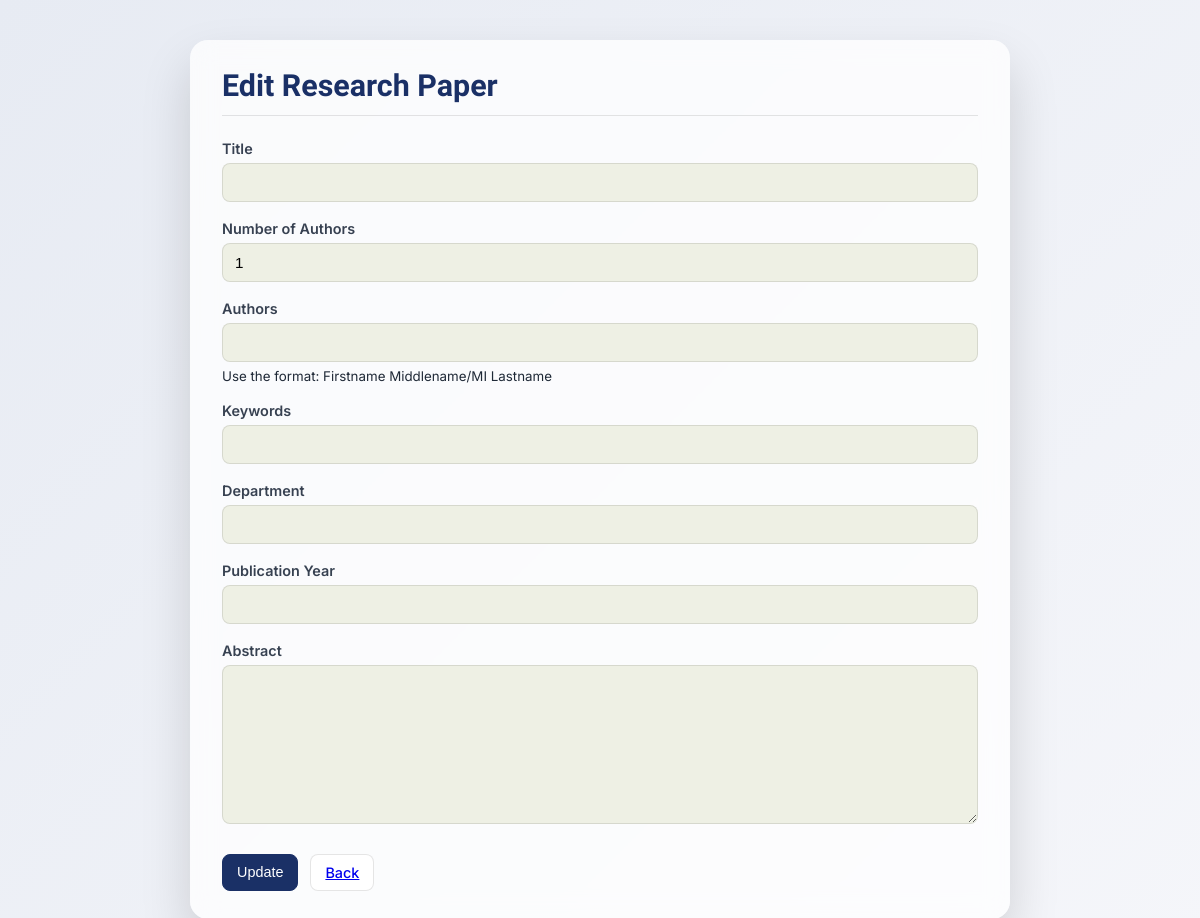
The page /includes/edit.php?id=5 (signed in) on the database as committed earlier.
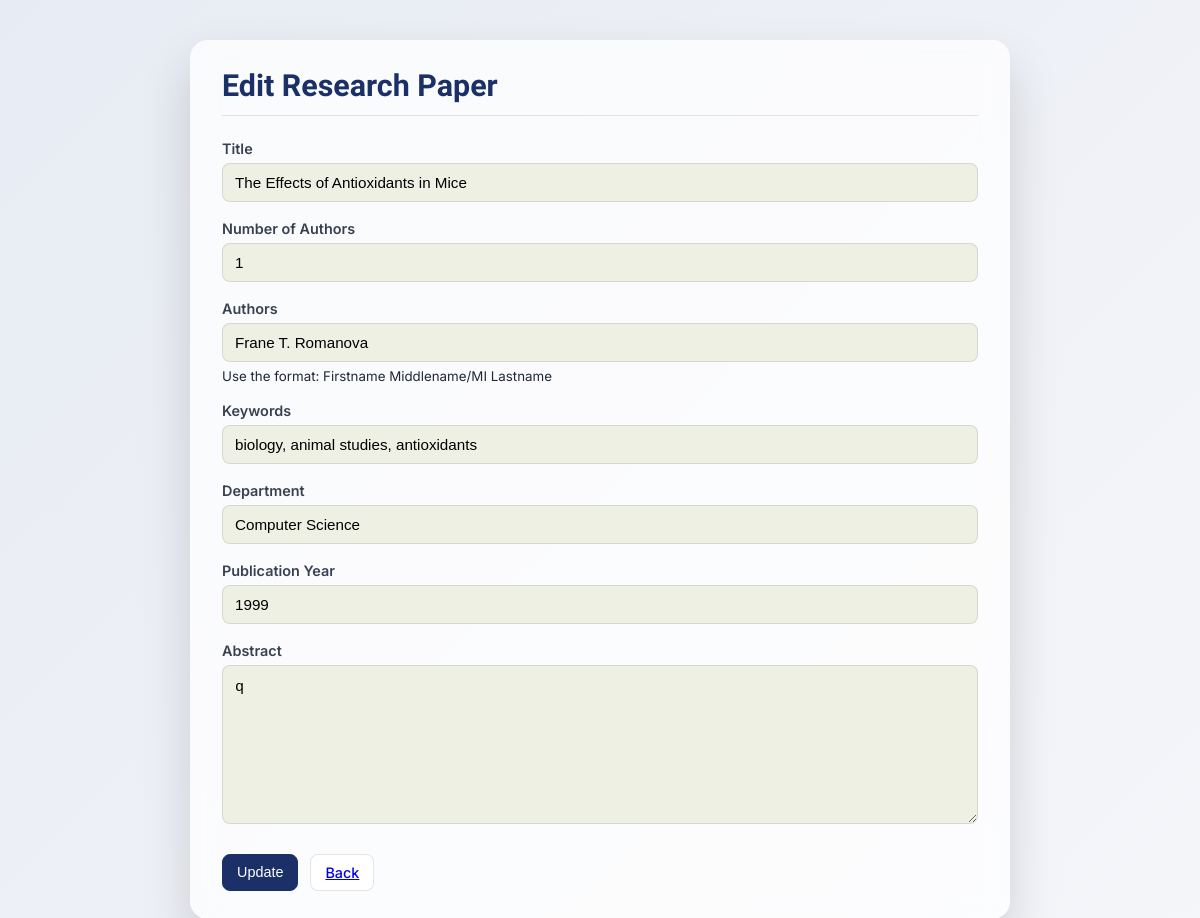
The same page on the database as committed later.
### tables this page shows
CREATE TABLE `papers` (
  `id` bigint(15) UNSIGNED NOT NULL,
  `title` varchar(255) NOT NULL,
  `keywords` varchar(255) NOT NULL,
  `departmentId` bigint(15) UNSIGNED NOT NULL,
  `yearPublished` smallint(5) UNSIGNED NOT NULL,
  `createdAt` datetime NOT NULL DEFAULT current_timestamp(),
  `abstract` text NOT NULL
);

CREATE TABLE `departments` (
  `id` bigint(15) UNSIGNED NOT NULL,
  `department` varchar(100) NOT NULL
);

### includes/edit.php (the view, shortened to what this page needs)
<?php
include "config.php";
$id = $_GET['id'];
$result = mysqli_query($conn,
  "SELECT p.*, d.department AS departmentName
   FROM papers p
   JOIN departments d ON d.id = p.departmentId
   WHERE p.id=$id"
);
$row = mysqli_fetch_assoc($result);
$authorItems = [];
if ($row) {
  $aRes = mysqli_query(
    $conn,
    "SELECT a.fName, a.MI, a.lName, pa.authorOrder
     FROM paper_authors pa
     JOIN authors a ON a.id = pa.authorId
     WHERE pa.paperId=$id
     ORDER BY pa.authorOrder ASC"
  );
  if ($aRes) {
    while ($aRow = mysqli_fetch_assoc($aRes)) {
      $full = trim($aRow['fName'] . ' ' . ($aRow['MI'] ? ($aRow['MI'] . '.') : '') . ' ' . $aRow['lName']);
      $full = trim(preg_replace('/\s+/', ' ', $full));
      if ($full !== "") $authorItems[] = $full;
    }
  }
}
if (count($authorItems) === 0) $authorItems = [""];
?>
<!DOCTYPE html>
<html>
<head>
  <link rel="stylesheet" href="../css/styleAdd.css">
</head>
<body>
  <div class="background">
    <div class="card">
      <header class="pageHeader">
        <h1 class="title">Edit Research Paper</h1>
      </header>
      <section class="formCard">
        <form id="editForm" class="form" method="POST">
          <div class="field">
            <div class="label">Title</div>
            <input class="input" type="text" name="title" value="<?php echo htmlspecialchars($row['title']); ?>" required>
          </div>
          <div class="field">
            <div class="label">Number of Authors</div>
            <input
              class="input"
              type="number"
              id="authorCount"
              min="1"
              max="20"
              value="<?= count($authorItems) ?>"
              required
            >
          </div>
          <div class="field">
            <div class="label">Authors</div>
            <div id="authorsWrap">
              <?php foreach ($authorItems as $i => $author): ?>
                <div class="authorRow">
                  <input class="input" type="text" name="authors[]" value="<?= htmlspecialchars($author, ENT_QUOTES, 'UTF-8') ?>" required>
                </div>
              <?php endforeach; ?>
            </div>
            <small>Use the format: Firstname Middlename/MI Lastname</small>
          </div>
          <div class="field">
            <div class="label">Keywords</div>
            <input class="input" type="text" name="keywords" value="<?php echo htmlspecialchars($row['keywords']); ?>">
          </div>
          <div class="field">
            <div class="label">Department</div>
            <input class="input" type="text" name="departmentItem" value="<?php echo htmlspecialchars($row['departmentName']); ?>" required>
          </div>
          <div class="field">
            <div class="label">Publication Year</div>
            <input class="input" type="text" name="year_published" value="<?php echo htmlspecialchars($row['yearPublished']); ?>">
          </div>
          <div class="field">
            <div class="label">Abstract</div>
            <textarea class="input" name="abstract" rows="6"><?php echo htmlspecialchars($row['abstract']); ?></textarea>
          </div>
          <div class="do">
            <button class="btn btn-primary" type="submit" name="update">Update</button>
            <a id="backBtn" class="btn" href="adminindex.php">Back</a>
          </div>
        </form>
      </section>
    </div>
  </div>
</body>
</html>

### css/styleAdd.css (style rules this page uses)
:root { --navy-dark: #1A3066; --cream-light: #F9F7E8; --input-bg: #EEF0E4; --border-soft: rgba(0, 0, 0, 0.1); --glass-bg: rgba(255, 255, 255, 0.75); --accent: #576a8f; }
* { box-sizing: border-box; margin: 0; padding: 0; }
body { font-family: "Inter", sans-serif; background: linear-gradient(135deg, #e7ebf3, #f5f6fa); color: #1f2937; min-height: 100vh; }
.background { min-height: 100vh; display: flex; align-items: center; justify-content: center; padding: 40px 16px; }
.card { width: 100%; max-width: 820px; background: var(--glass-bg); backdrop-filter: blur(12px); border-radius: 18px; padding: 28px 32px; box-shadow: 0 25px 50px rgba(0, 0, 0, 0.15); }
.pageHeader { margin-bottom: 24px; border-bottom: 1px solid var(--border-soft); padding-bottom: 12px; }
.pageHeader .title { font-family: "IM Fell English", serif; font-size: 1.9rem; color: var(--navy-dark); }
.formCard { margin-top: 16px; }
.form { display: flex; flex-direction: column; gap: 18px; }
.field { display: flex; flex-direction: column; gap: 6px; }
.label { font-size: 0.9rem; font-weight: 600; color: #374151; }
.input { width: 100%; padding: 10px 12px; font-size: 0.95rem; border-radius: 8px; border: 1px solid var(--border-soft); background: var(--input-bg); transition: border-color 0.2s ease, box-shadow 0.2s ease; }
textarea.input { resize: vertical; line-height: 1.5; }
#authorsWrap { display: flex; flex-direction: column; gap: 10px; }
.authorRow { display: flex; gap: 10px; }
.authorRow .input { flex: 1; }
.btn { padding: 9px 14px; border-radius: 8px; border: 1px solid var(--border-soft); background: #ffffff; font-size: 0.9rem; font-weight: 500; cursor: pointer; transition: background 0.2s ease, transform 0.1s ease; }
.btn-primary { background: var(--navy-dark); color: #ffffff; border-color: var(--navy-dark); }
.do { display: flex; gap: 12px; margin-top: 12px; }

Rows that differ between the two databases and show on the page:
now on this page (row edited): papers: title "The Effects of Antioxidants in Mice", keywords "biology, animal studies, antioxidants", departmentItem "Computer Science", year_published "1999", abstract "q"
Other text that changed with them:
form field value: (not shown) → "Frane T. Romanova"
